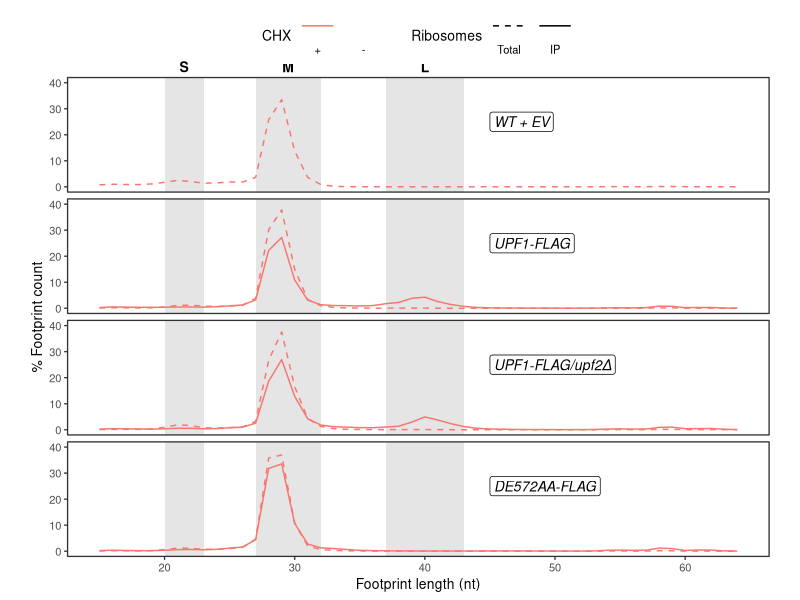

R code for this plot: (Note: this script raises an error after producing the figure.)
# ---------------------------------------
# Figure 2 -- footprint length distribution in ribosome profiling libraries
# ---------------------------------------

library(dplyr)
library(ggplot2)

# Prepare Data
  # N-terminal data
dfn <- read.table("../data/Data_Figure2_Nterm.txt", header = TRUE, sep = "\t")
dfn$strain <- recode(dfn$strain, `FLAG-UPF1 UPF2/UPF3 EE` = "FLAG-UPF1\nUPF2/UPF3 EE")
dfn <- dfn[, c("length", "fraction_average", "Ribosomes", "CHX", "strain")]
dfn$strain <- factor(dfn$strain, levels = c("WT + EV", "FLAG-UPF1", "FLAG-UPF1\nUPF2/UPF3 EE"))
dfn$CHX <- factor(dfn$CHX, levels = c("+", "-"))

  # C-terminal data
dfc <- read.table("../data/Data_Figure2_Cterm.txt", header = TRUE, sep = "\t")
dfc <- dfc[, c("length", "fraction_average", "Ribosomes", "CHX", "strain")]
dfc$strain <- factor(dfc$strain, levels = c("WT + EV", "UPF1-FLAG", "UPF1-FLAG/upf2\u0394", "DE572AA-FLAG"))


# Plot (the same code is used to plot N- and C-terminal data)
size_labels <- data.frame(strain = "WT + EV", lab = c("S", "M", "L"), xpos = c(21.5, 29.5, 40))
size_labels$strain <- factor(size_labels$strain, levels = c("WT + EV"))
df <- dfc # dfn or dfc
B <- ggplot(df) + # assign plot to A or B
  annotate("rect", ymin = -Inf, ymax = Inf, xmin = 20 , xmax = 23, fill = "grey60", alpha = 0.25) + # 20-23 nt (S)
  annotate("rect", ymin = -Inf, ymax = Inf, xmin = 27 , xmax = 32, fill = "grey60", alpha = 0.25) + # 27-32 nt (M)
  annotate("rect", ymin = -Inf, ymax = Inf, xmin = 37 , xmax = 43, fill = "grey60", alpha = 0.25) + # 37-43 nt (L)
  geom_text(data = size_labels, aes(x = xpos, y = 40, label = lab), size = 10/.pt, fontface = "bold", vjust = 0, nudge_y = 4) +
  geom_line(aes(x = as.numeric(as.character(length)), y = fraction_average*100, linetype = Ribosomes, color = CHX), alpha = 1, size = 0.5) +
  geom_label(data = data.frame(strain = unique(df[, c("strain")])),
             aes(label = strain, x = 45, y = 25), fontface = "italic", size = 10/.pt, hjust = 0, vjust = 0.5) +
  facet_grid(strain~.) +
  scale_linetype_manual(values = c(Total = "dashed", IP = "solid"), limits = c("Total", "IP")) +
  scale_color_manual(values = c(`+` = "#F8766D", `-` = "#00BFC4"), limits = c("+", "-")) +
  xlab("Footprint length (nt)") + ylab("% Footprint count") +
  coord_fixed(ylim = c(0, 40), ratio = 1/5, clip = "off") +
  theme_bw(base_size = 10) +
  theme(panel.grid = element_blank(), strip.background = element_rect(fill = "white"), strip.text = element_blank(),
        legend.position = "top", legend.box = "horizontal") +
  guides(color = guide_legend(title = "CHX", order = 1, keywidth = unit(1, "cm"), label.position = "bottom", override.aes = list(size = 1)),
         linetype = guide_legend(order = 2, keywidth = unit(1, "cm"), label.position = "bottom"), override.aes = list(size = 1))

# Combine panels
library(patchwork)
p <- (A / B) + 
  plot_layout(guides = "collect", heights = c(3, 4)) +
  plot_annotation(tag_levels = 'A') & 
  theme(plot.tag = element_text(size = 12, face = "bold"), legend.position = "top", plot.tag.position = "topleft")

# Export plot
library(Cairo)
CairoFonts(
  regular = "Arial:style=Regular",
  bold = "Arial:style=Black",
  italic = "Arial:style=Italic",
  bolditalic = "Arial:style=Black Italic",
  symbol = "Symbol"
)
cairo_pdf(filename = "Footprint_length_distribution_5x7.pdf", family = "Arial", width = 5, height = 7) 
p
dev.off()
